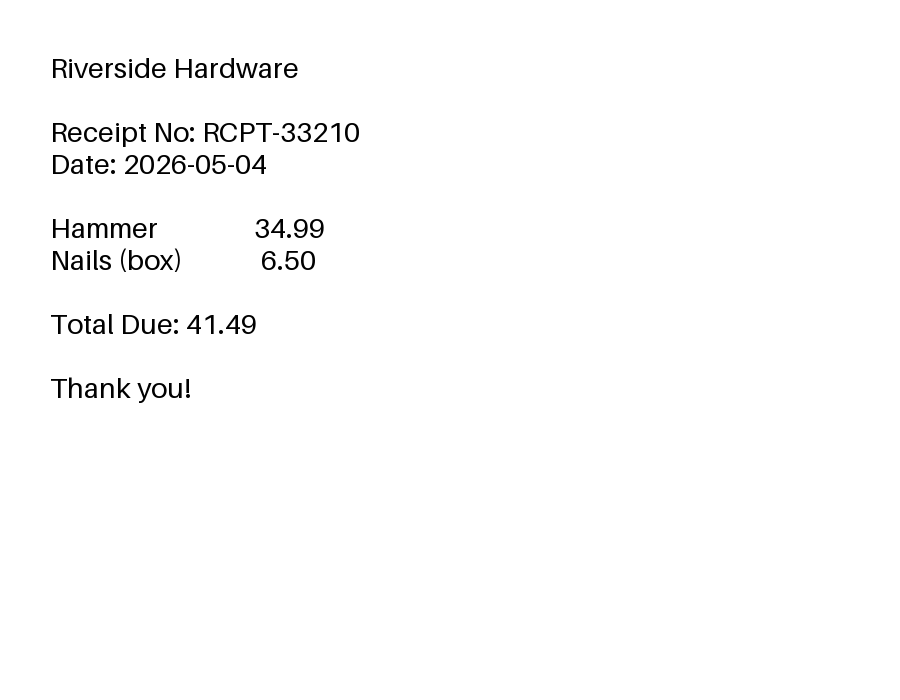
#> input picture backend/workers/ocr-worker/tests/fixtures/scanned_image.png, 900 x 700 px
$ python -i quality.py   (imports and definitions only)   (older library calls are emulated)
#> lines starting #> are read from the running program, lines starting #| are printed output that depends on the picture; after the words box and inside, x2 and y2 are one past the last pixel; in counts of white or black regions, pixels touching at a corner belong together
#> further down, picture is the input picture: shape (700, 900); min 0, max 255, mean 251.6
"""Per-page image quality assessment (production prompt section 3.3).

Measures four things on every rasterized page -- effective DPI, blur,
contrast and skew -- and turns the first three into a
`poor_image_quality` flag carrying the reasons that fired.

**The rule this module must never break: a page is never rejected for
quality.** Section 3.3 is explicit about it, and the alternate flow it
describes is "still attempt OCR, tell the user to re-scan". Everything
here is reporting. Nothing returns a value the caller is expected to
treat as a failure, and no function raises on a page it cannot measure --
an unmeasurable page comes back with `measured: False` and no reasons,
because "we looked and it was fine" and "we could not look" must not
collapse into the same output. That distinction is the same one
`preprocessing` draws for orientation, for the same reason.

Skew is measured and reported but deliberately does NOT raise the flag.
It is an input to deskewing (3.4 step 2), not a quality verdict: a
perfectly sharp, well-lit, high-resolution page that happens to sit at
1.5 degrees is not a page anyone should be asked to re-scan.
"""
from __future__ import annotations

import logging
import math

logger = logging.getLogger(__name__)

# Reason codes, exactly as production prompt 3.3 names them.
LOW_RESOLUTION = "LOW_RESOLUTION"
BLURRY = "BLURRY"
LOW_CONTRAST = "LOW_CONTRAST"

# Long-edge size skew detection downscales to. See `skew_angle`.
SKEW_MAX_EDGE_PX = 1000


def _downscaled_for_line_detection(gray, max_edge_px: int):
    """`gray` shrunk so its longest edge is at most `max_edge_px`.

    Returns the input unchanged when it is already small enough, so a
    phone photo and a thumbnail take the same code path.

    `INTER_AREA` rather than the default bilinear: downscaling with
    bilinear aliases thin strokes into dashes, which is precisely the
    structure the line detector is looking for. INTER_AREA averages the
    source pixels covering each destination pixel, so a 1px baseline
    becomes a fainter but continuous line instead of a dotted one.
    """
#> called with max_edge_px = 1000
    import cv2

    height, width = gray.shape[:2]
#> height = 700; width = 900
    longest = max(height, width)
#> longest = 900
    if longest <= max_edge_px:
        return gray
    scale = max_edge_px / float(longest)
    return cv2.resize(
        gray, (max(1, int(width * scale)), max(1, int(height * scale))),
        interpolation=cv2.INTER_AREA,
    )


# [56 lines left out: functions effective_dpi, blur_score, contrast_score, not called in this run]


def skew_angle(gray) -> float | None:
    """Dominant text skew in degrees, positive = counter-clockwise.

    Hough-based, per section 3.4 step 2's "Hough lines or projection
    profile". Hough is used rather than a projection profile because a
    projection profile has to be evaluated at every candidate angle,
    which on a 1500x1200 page is a real cost for a number we take on
    every page; the Hough transform finds the line angles directly.

    Restricted to near-horizontal lines (within +/-15 degrees). Without
    that restriction a page's vertical rules -- a table border, a form's
    column separator -- dominate the result and report a 90-degree skew
    on a perfectly upright page. Whole-page rotation is a separate,
    already-solved problem (orientation.py); this is only ever about the
    small residual angle a flatbed or a phone leaves behind.

    Returns None when there is nothing to measure, which is the honest
    answer for a blank or near-blank page and is NOT the same as 0.0.
    """
    import cv2
    import numpy as np

    try:
        # **Measured on a downscaled copy.** An angle is invariant under
        # uniform scaling, so the answer does not change -- but Canny plus
        # a probabilistic Hough transform over a full 1.8 MP page is by
        # far the most expensive thing in this module, and it is being run
        # for a number that never raises a flag.
        #
        # Measured on a 1530x1180 page:
        #     full resolution   704.1 ms
        #     downscaled ~1000px  ~90 ms
        #
        # 1000px on the long edge keeps text baselines several pixels
        # thick, which is what the line detector needs; going much below
        # that starts merging adjacent baselines into one blob.
        gray = _downscaled_for_line_detection(gray, SKEW_MAX_EDGE_PX)
        edges = cv2.Canny(gray, 50, 150, apertureSize=3)
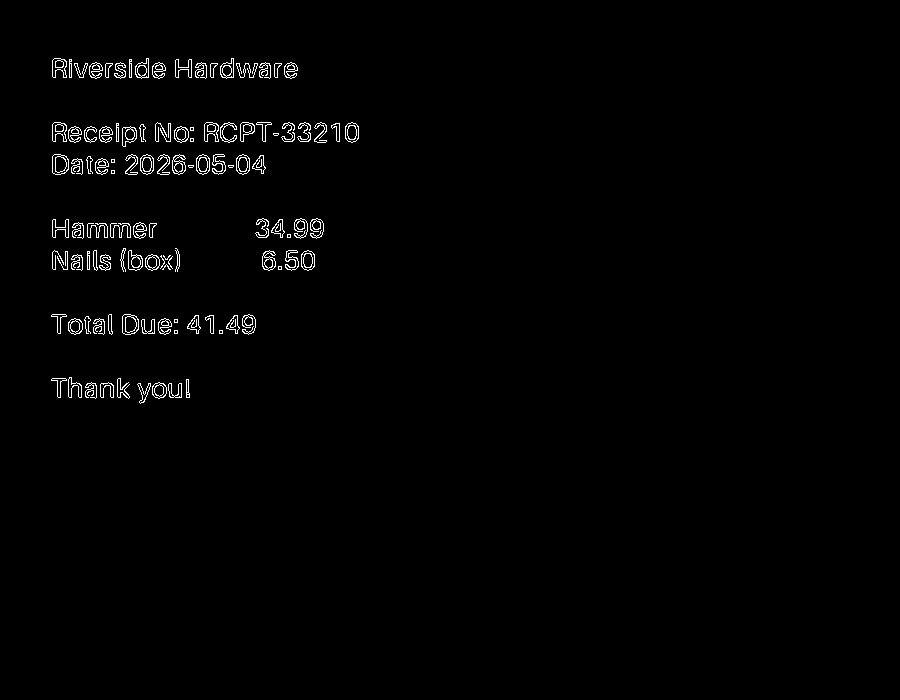
#> edges: shape (700, 900); 1.2% white in thin lines or dots, all inside (x1, y1, x2, y2) = (51, 58, 359, 404)
        # minLineLength scaled to the page so the threshold means the same
        # thing on a 600px thumbnail and a 3000px scan.
        min_length = max(40, gray.shape[1] // 8)
#> min_length = 112
        lines = cv2.HoughLinesP(
            edges, 1, math.pi / 180, threshold=100,
            minLineLength=min_length, maxLineGap=10,
        )
#> lines = [[175, 63, 294, 63], [176, 77, 294, 77], [53, 141, 193, 141], [52, 131, 184, 127]]
        if lines is None or len(lines) == 0:
            return None

        angles = []
        for line in lines:
            x1, y1, x2, y2 = line[0]
            if x2 == x1:
                continue
            angle = math.degrees(math.atan2(y2 - y1, x2 - x1))
            # Fold to (-90, 90], then keep only near-horizontal evidence.
            if angle > 90:
                angle -= 180
            elif angle <= -90:
                angle += 180
            if abs(angle) <= 15:
                angles.append(angle)
#> this loop made 4 passes
#> (x1, y1, x2, y2, angle) on passes 1 to 4: (175, 63, 294, 63, 0), (176, 77, 294, 77, 0), (53, 141, 193, 141, 0), (52, 131, 184, 127, -1.74)
#> after the loop, angles = [0, 0, 0, -1.74]

        if not angles:
            return None
        # Median, not mean: one long mis-detected diagonal (a fold, a
        # staple shadow, the edge of the scanner bed) would drag a mean
        # several degrees off on a page whose text is perfectly level.
        return float(np.median(angles))
    except Exception:  # noqa: BLE001
        logger.exception("Could not compute skew angle")
        return None


# [86 lines left out: function assess_page, not called in this run]

>>> import cv2
>>> picture = cv2.imread('../../tests/fixtures/scanned_image.png', cv2.IMREAD_GRAYSCALE)
>>> result = skew_angle(picture)
#> result = 0
